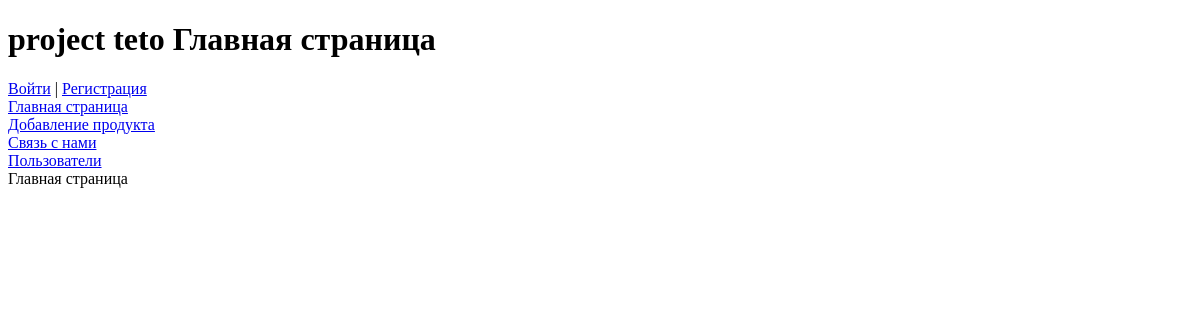
The app's page /, older data.
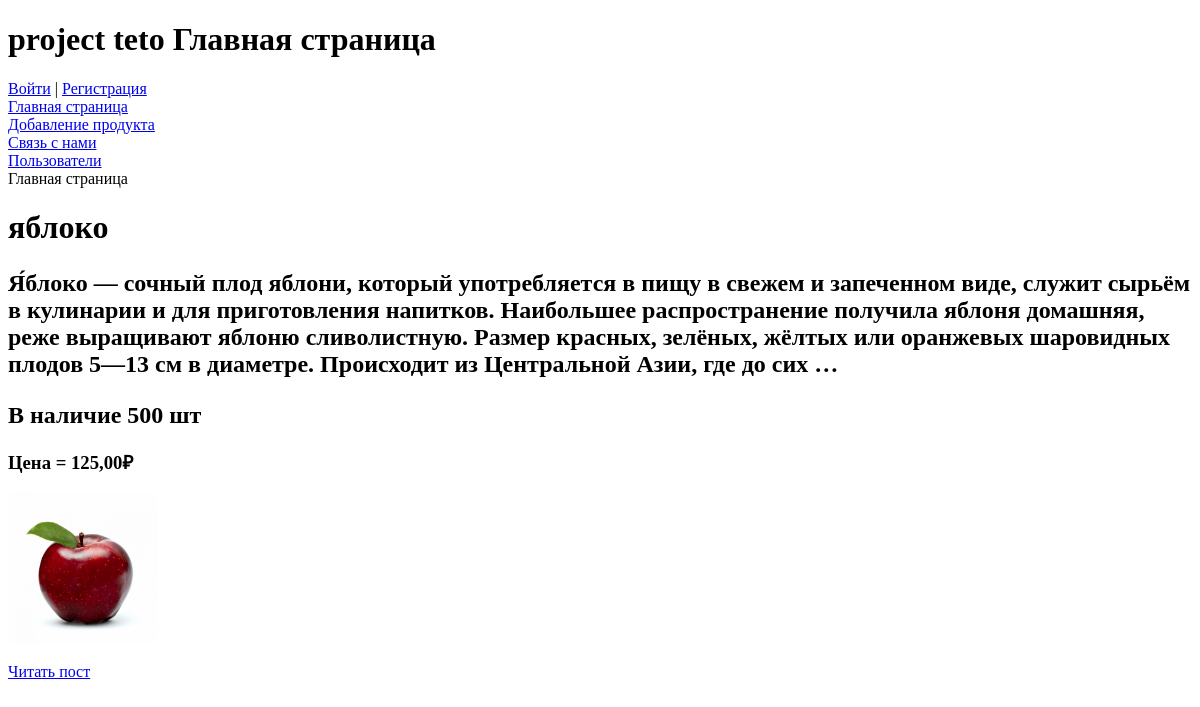
The same page, newer data.
### teto/models.py (models this page shows, shortened)
class Product(models.Model):
    title = models.CharField(max_length = 255, verbose_name="Название")
    slug = models.SlugField(unique = True, db_index = True, verbose_name="URL")
    content = models.TextField(blank = True, verbose_name="Описание")
    photo = models.ImageField(upload_to="photos/", default=None, blank=True, null=True, verbose_name="Фото")
    time_create = models.DateTimeField(auto_now_add=True, verbose_name="Дата создания")
    time_update = models.DateTimeField(auto_now=True, verbose_name="Дата изменения")
    price = models.DecimalField( max_digits = 7, decimal_places = 2, verbose_name="Цена")
    quantity = models.IntegerField( default=0, validators=[MinValueValidator(0), MaxValueValidator(10000)], verbose_name="Количество")
    def get_absolute_url(self):
        return reverse("post", kwargs={"post_slug":self.slug})

### teto/views.py (the view)
# urls.py: path("", ProductClass.as_view(), name="Home"),
class ProductClass(DataMixin, ListView):
    model = Product
    template_name = "teto/index.html"
    context_object_name = 'posts'
    def get_context_data(self, *, object_list=None, **kwargs):
        context = super().get_context_data(**kwargs)
        c_def = self.get_user_context()
        context["title"] = "Главная страница"
        return dict(list(context.items()) + list(c_def.items()))

### teto/utils.py (called while the page is built)
    def get_user_context(self,**kwargs):
        context = kwargs
        context["points"] = points
        return context

### teto/templates/teto/index.html
{% extends "base.html" %}
{% block next %}
    {{ title }}
    {% for i in posts %}
    <h1>{{ i.title }}  </h1><p></p>
    <h2>{{ i.content |linebreaks|truncatewords:50 }}  </h2><p></p>
    <h2> В наличие {{ i.quantity }} шт</h2>
    <h3>Цена  = {{ i.price  }}₽ </h3><p></p>
    {% if i.photo %}
    <img src="{{i.photo.url}}" alt="{{i.title}}" height="150" width="auto"><p></p>
    <a href = "{{ i.get_absolute_url }}"> Читать пост</a>
    {% endif %}
    {% endfor %}
{% endblock %}

Row changes from the older to the newer data that the page shows:
added Product: title "яблоко", content "Я́блоко — сочный плод яблони, который употребляется в пищу в свежем и запеченном виде, служит сырьём в кулинарии и для приготовления напитков. Наибольшее распространение получила яблоня домашняя, реже выращивают яблоню сливолистную. Размер красных, зелёных, жёлтых или оранжевых шаровидных плодов 5—13 см в диаметре. Происходит из Центральной Азии, где до сих …", quantity "500", price "125,00", photo (picture)
